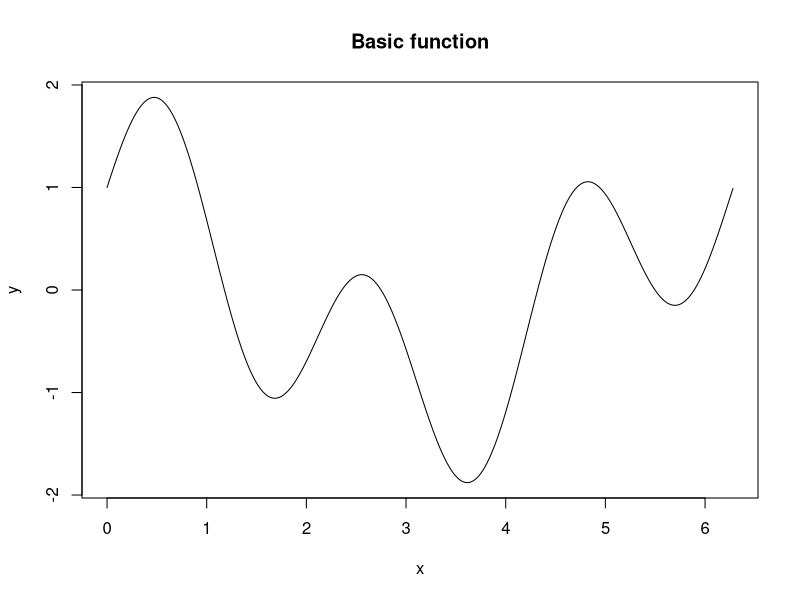
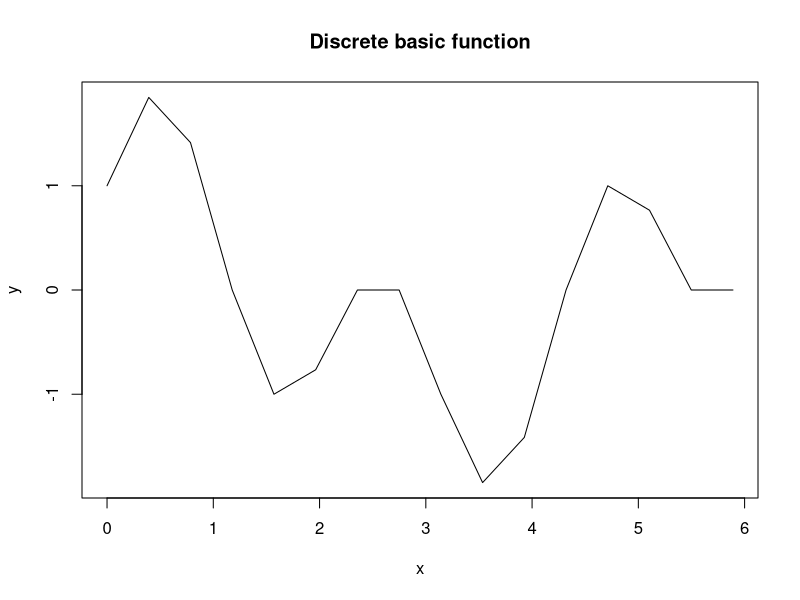

These charts were generated, in order, by the following R code:
# Made by IvAlex

y <- function(x) {
  sin(3 * x) + cos(x)
}

custom_plot <- function(x, y, head_title) {
  plot(x, y, type = "l", xlab = "x", ylab = "y", main = head_title)
}

custom_freq_plot <- function(x, y, head_title) {
  plot(x, y, type = "h", xlab = "x", ylab = "y", main = head_title)
  abline(h = 0, col = "gray60")
}

# Dots num
N <- 16

#Period
T <- 2 * pi

#Interval
a <- 0
b <- a + T

# 
custom_seq_interval = function(from, before, num_intervals){
  res <- seq(from, before, length.out = (num_intervals + 1))
  res[-length(res)]
}

# basic function
basic_xdots <- seq(a, b, by = 0.01)
basic_ydots <- y(basic_xdots)
custom_plot(basic_xdots, basic_ydots, "Basic function")

#discrete basic function
basic_xdots <- custom_seq_interval(a, b, N)
basic_ydots <- y(basic_xdots)
custom_plot(basic_xdots, basic_ydots, "Discrete basic function")
